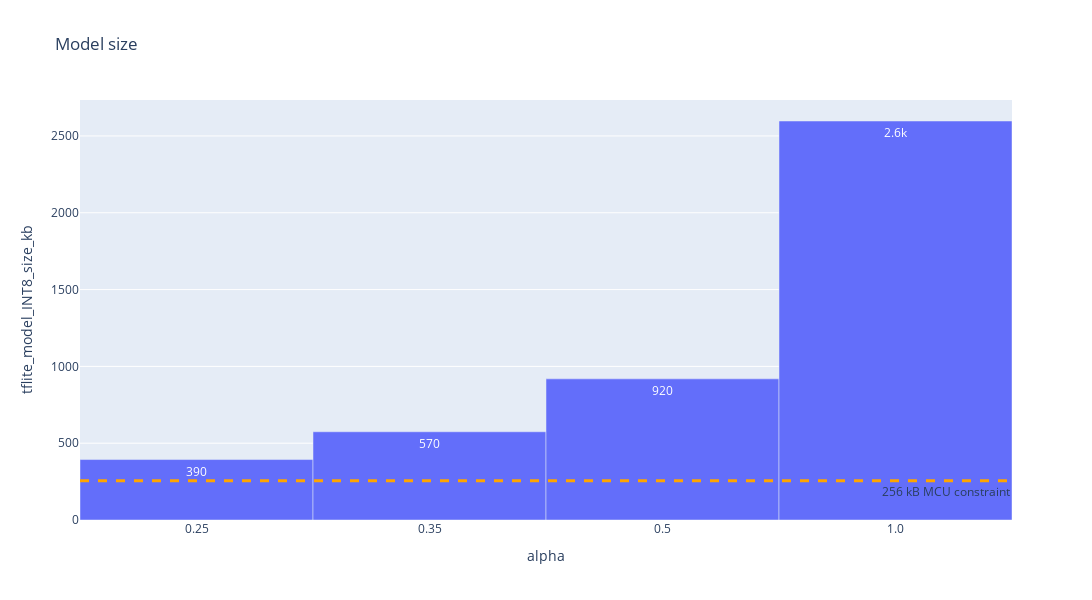

Notebook code cell kept with this figure:
### Code cell
size_fig = px.bar(mbnv2_df, x="alpha", y= "tflite_model_INT8_size_kb",
                  text_auto=".2s",
                  labels={"name" : "layer",
                          "macs" : "MACs"},
                     width=1200, height=600,
    title=f"Model size")
size_fig.add_hline(y=256, line_width=3, line_dash="dash", line_color="orange", annotation_text="256 kB MCU constraint", 
            annotation_position="bottom right")
#peak_memory = peak_memory_df["RAM_b"].max()
#peak_mem_fig.add_hline(y=peak_memory, line_width=3, line_dash="dash", line_color="red", annotation_text=f"{peak_memory} B peak activation", 
#               annotation_position="top")
# tflite_fig.update_layout(yaxis_range=[0,300])
size_fig.update_traces(width=1)
size_fig.update_layout(showlegend=True)

size_fig.show()

### Figure 1 — Plotly figure (JSON) as saved in the notebook; plotly's stock layout.template omitted (floating-point values rounded to 4 significant figures)
{"data": [{"alignmentgroup": "True", "hovertemplate": "alpha=%{x}<br>tflite_model_INT8_size_kb=%{y}<extra></extra>", "legendgroup": "", "marker": {"color": "#636efa", "pattern": {"shape": ""}}, "name": "", "offsetgroup": "", "orientation": "v", "showlegend": false, "textposition": "auto", "texttemplate": "%{y:.2s}", "type": "bar", "width": 1, "x": ["0.25", "0.35", "0.5", "1.0"], "xaxis": "x", "y": [393.5, 574.3, 918.8, 2597.0], "yaxis": "y"}], "layout": {"annotations": [{"showarrow": false, "text": "256 kB MCU constraint", "x": 1, "xanchor": "right", "xref": "x domain", "y": 256, "yanchor": "top", "yref": "y"}], "barmode": "relative", "height": 600, "legend": {"tracegroupgap": 0}, "shapes": [{"line": {"color": "orange", "dash": "dash", "width": 3}, "type": "line", "x0": 0, "x1": 1, "xref": "x domain", "y0": 256, "y1": 256, "yref": "y"}], "showlegend": true, "title": {"text": "Model size"}, "width": 1200, "xaxis": {"anchor": "y", "domain": [0, 1], "title": {"text": "alpha"}}, "yaxis": {"anchor": "x", "domain": [0, 1], "title": {"text": "tflite_model_INT8_size_kb"}}}}
